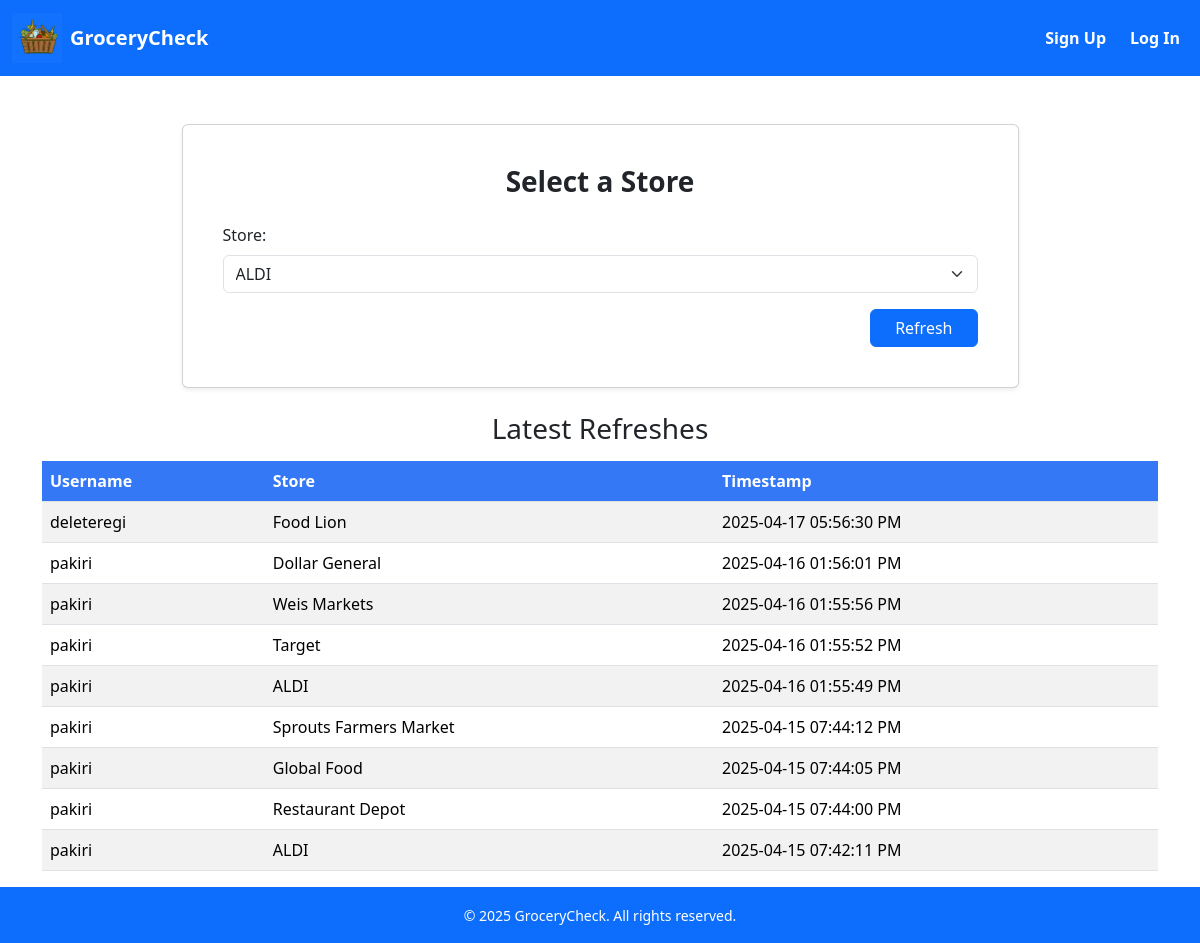
The app's page /admin/refresh, older data.
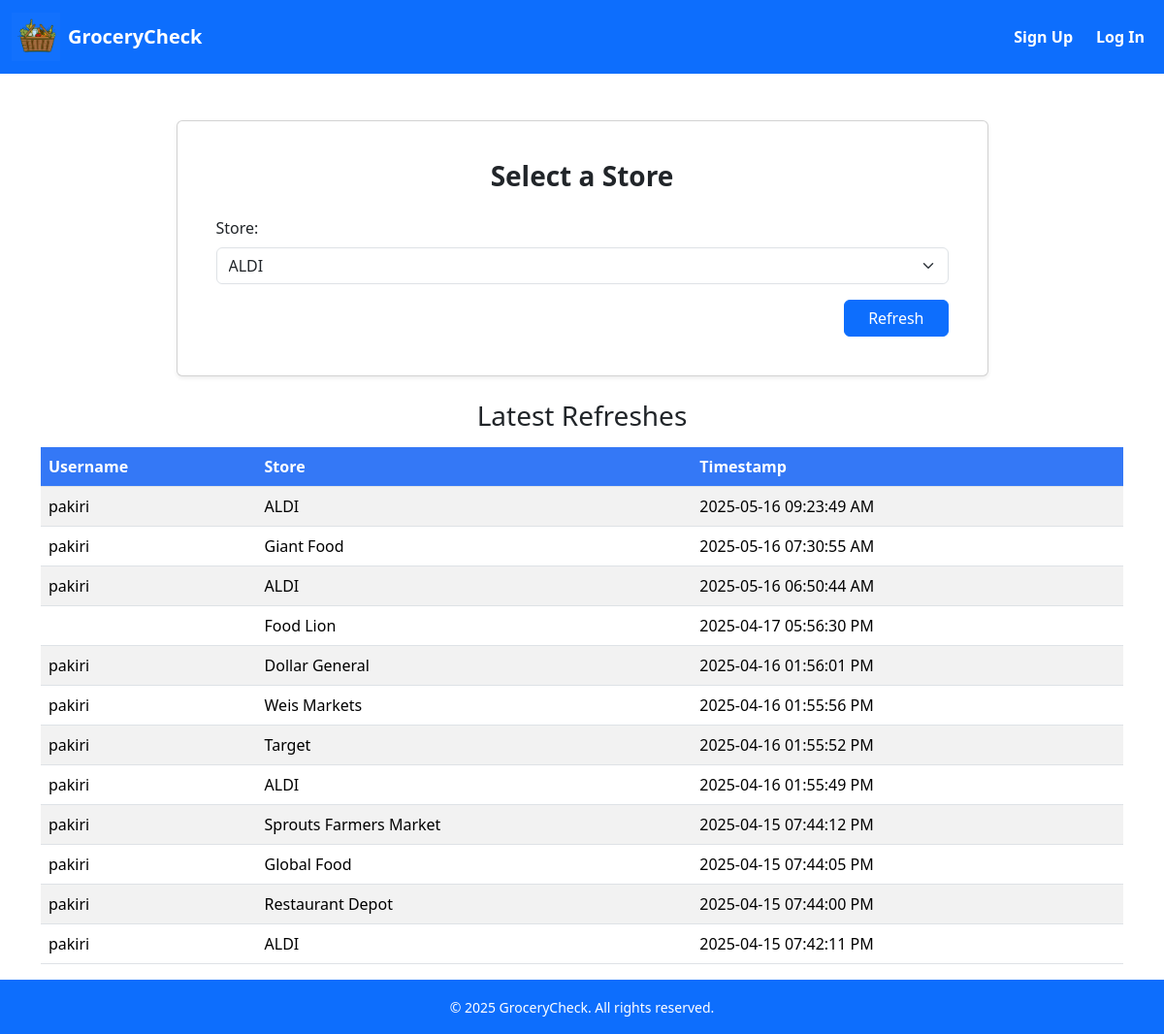
The same page, newer data.
### src/app.py (models this page shows)
class Refreshes(db.Model):
    __tablename__ = "Refreshes"
    refresh_id = db.Column(db.Integer, primary_key=True)
    user_id = db.Column(db.Integer, db.ForeignKey('Users.id'))
    store_id = db.Column(db.Integer, db.ForeignKey('Stores.store_id'))
    timestamp = db.Column(db.String(150), nullable=False)
    user = relationship('User', backref='refresh')
    store = relationship('Stores', backref='refresh')

class User(db.Model):
    __tablename__ = "Users"
    id = db.Column(db.Integer, primary_key=True)
    username = db.Column(db.String(150), nullable=False, unique=True)
    email = db.Column(db.String(120), nullable=False, unique=True)
    password = db.Column(db.String(150), nullable=False)
    role = db.Column(db.String(5), nullable=False)

### src/app.py (the view)
@app.route('/admin/refresh')
def refresh():
    stores = Stores.query.all()
    refreshes = Refreshes.query.order_by(Refreshes.refresh_id.desc()).all() # query refreshes in descending order
    return render_template('refreshList.html', stores=stores, refreshes=refreshes)

### src/templates/refreshList.html (shortened to what this page needs)
<!DOCTYPE html>
<html lang="en">
<head>
    <link rel="stylesheet" href="{{ url_for('static', filename='bootstrap/css/bootstrap.min.css') }}">
</head>
<body class="d-flex flex-column min-vh-100">
    <nav class="navbar navbar-expand-lg navbar-dark bg-primary mb-4">
        <div class="container-fluid">
            <a class="navbar-brand d-flex align-items-center gap-2" href="/">
                <img src="{{ url_for('static', filename='images/logo.png') }}" alt="Logo" width="50" height="50"
                    class="d-inline-block align-text-top">
                <span class="fw-bold text-white">GroceryCheck</span>
            </a>
            <div class="collapse navbar-collapse" id="navbarContent">
                <ul class="navbar-nav ms-auto mb-2 mb-lg-0 ">
                    {% if session['GCusername'] %}
                    <li class="nav-item">
                        <span class="nav-link disabled text-white fw-bold">Hello, {{ session['GCusername'] }}!</span>
                    </li>
                        {% if session['GCuser_role'] == "admin" %}
                        <li class="nav-item dropdown">
                            <a class="nav-link dropdown-toggle text-white fw-bold" href="#" id="adminDropdown" role="button"
                                data-bs-toggle="dropdown" aria-expanded="false">
                                Admin
                            </a>
                            <div class="dropdown-menu" aria-labelledby="dropdownMenuLink">
                                <a class="dropdown-item" href="/admin/refresh">Refresh List</a>
                                <a class="dropdown-item" href="/admin/reports">Access Reports</a>
                                <a class="dropdown-item" href="/admin/users">View Users</a>
                            </div>
                            <!-- <div class="dropdown-menu" aria-labelledby="dropdownMenuLink">
                                <a class="dropdown-item" href="/admin/refresh">Refresh List</a>
                                <a class="dropdown-item" href="/admin/reports">Access Reports</a>
                            </div> -->
                        </li>
                        {% endif %}
                    <li class="nav-item">
                        <a class="nav-link text-white fw-bold" href="{{ url_for('displayAlerts') }}">My Alerts</a>
                    </li>
                    <li class="nav-item">
                        <a class="nav-link text-white fw-bold" href="{{ url_for('logout') }}">Log Out</a>
                    </li>
                    {% else %}
                    <li class="nav-item">
                        <a class="nav-link btn btn-light me-2 text-white fw-bold" href="{{ url_for('register') }}">Sign
                            Up</a>
                    </li>
                    <li class="nav-item">
                        <a class="nav-link btn btn-light text-white fw-bold" href="{{ url_for('login') }}">Log In</a>
                    </li>
                    {% endif %}
                </ul>
            </div>
        </div>
    </nav>
    <div class="container my-4">
        <div class="card shadow-sm mx-auto w-75 px-4 py-4">
            <div class="card-body">
                <h3 class="card-title text-center mb-4 fw-semibold">Select a Store</h3>
                <form action="/admin/refreshInfo" method="POST">
                    <div class="mb-3">
                        <label for="user_store" class="form-label">Store:</label>
                        <select name="user_store" id="user_store" class="form-select">
                            {% for store in stores %}
                                <option value="{{ store.store_id }}">{{ store.store_name }}</option>
                            {% endfor %}
                        </select>
                    </div>
                    <div class="text-end">
                        <button type="submit" class="btn btn-primary px-4">Refresh</button>
                    </div>
                </form>
            </div>
        </div>
    </div>
    <div class="container">
        <h3 class="text-center">Latest Refreshes</h3>
        <table class="table table-striped my-3">
            <thead class="custom-header">
                <tr>
                    <th scope="col">Username</th>
                    <th scope="col">Store</th>
                    <th scope="col">Timestamp</th>
                </tr>
            </thead>
            <tbody>
                {% for refresh in refreshes %}
                <tr>
                    <td>{{refresh.user.username}}</td>
                    <td>{{refresh.store.store_name}}</td>
                    <td>{{refresh.timestamp}}</td>
                </tr>
                {% endfor %}
            </tbody>
        </table>
    </div>
    <footer class="bg-primary text-white text-center py-3 mt-auto">
        <div class="container">
            <small>&copy; 2025 GroceryCheck. All rights reserved.</small>
        </div>
    </footer>
</body>
</html>

### src/templates/refreshList.html (style rules this page uses)
.custom-header th { background-color: #3478f6 !important; color: white !important; }

Row changes from the older to the newer data that the page shows:
added Refreshes: user.username "pakiri", store.store_name "ALDI", timestamp "2025-05-16 09:23:49 AM"
added Refreshes: user.username "pakiri", store.store_name "Giant Food", timestamp "2025-05-16 07:30:55 AM"
added Refreshes: user.username "pakiri", store.store_name "ALDI", timestamp "2025-05-16 06:50:44 AM"
shown differently, row unchanged: Refreshes "2025-04-17 05:56:30 PM": user.username "deleteregi" → (not shown)
